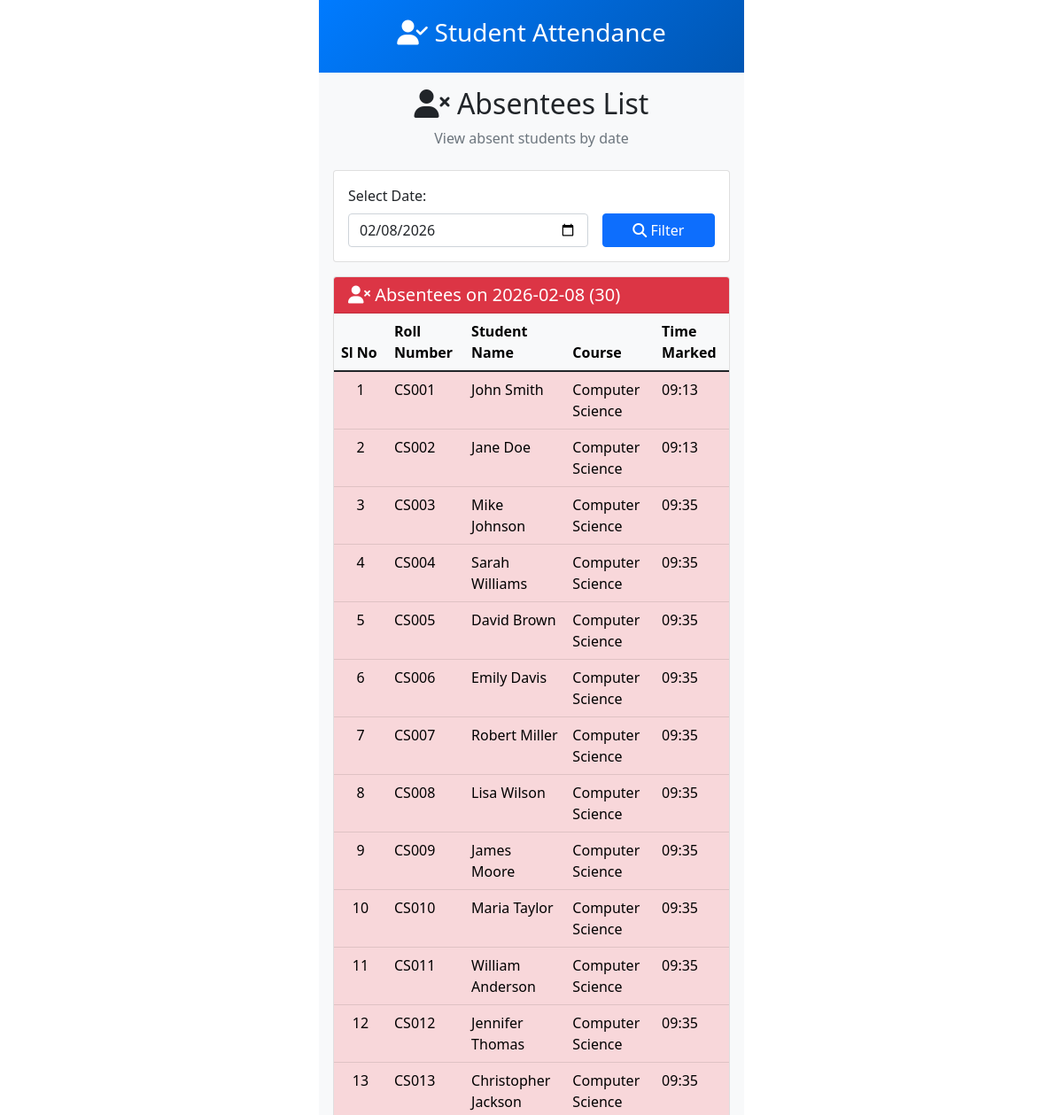
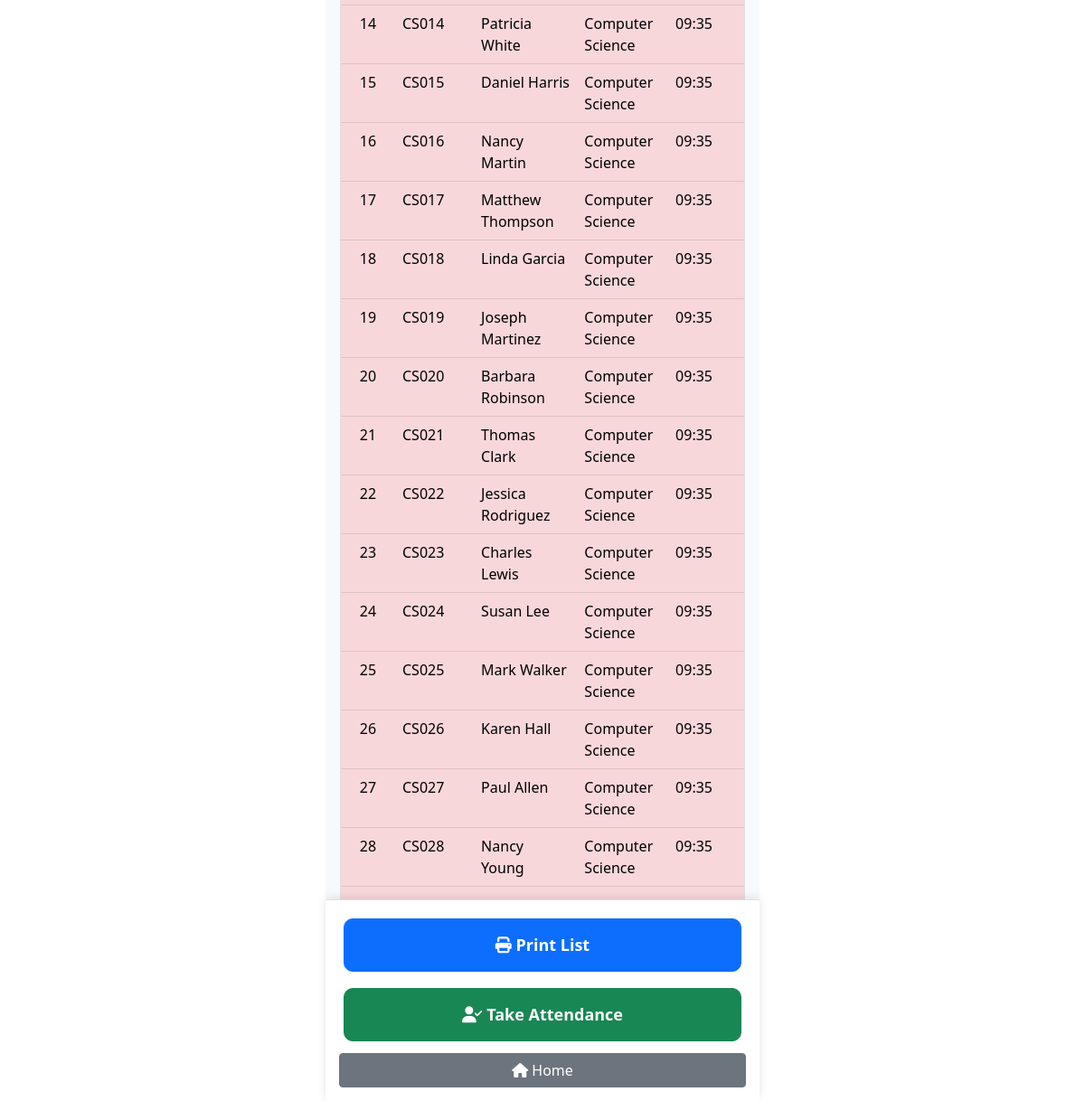
/absentees-list/, run on the app's committed database (2 pictures, top to bottom).
### attendance/models.py (models this page shows, shortened)
class Absence(models.Model):
    student = models.ForeignKey(Student, on_delete=models.CASCADE, related_name='absences')
    date_time = models.DateTimeField(default=timezone.now)
    class Meta:
        ordering = ['-date_time']

class Student(models.Model):
    student_name = models.CharField(max_length=100)
    roll_number = models.CharField(max_length=20, unique=True)
    course_name = models.CharField(max_length=100)
    created_at = models.DateTimeField(auto_now_add=True)
    class Meta:
        ordering = ['roll_number']

### attendance/views.py (the view)
# urls.py: path('absentees-list/', views.absentees_list, name='absentees_list'),
def absentees_list(request):
    date_filter = request.GET.get('date')
    if date_filter:
        try:
            filter_date = datetime.strptime(date_filter, '%Y-%m-%d').date()
            absent_students = Absence.objects.filter(
                date_time__date=filter_date
            ).select_related('student').order_by('student__roll_number')
        except ValueError:
            absent_students = Absence.objects.none()
    else:
        today = timezone.now().date()
        absent_students = Absence.objects.filter(
            date_time__date=today
        ).select_related('student').order_by('student__roll_number')
        filter_date = today
    return render(request, 'attendance/absentees_list.html', {
        'absent_students': absent_students,
        'filter_date': filter_date,
        'total_absent': absent_students.count()
    })

### attendance/templates/attendance/absentees_list.html (shortened to what this page needs)
{% extends 'attendance/base.html' %}
{% block content %}
<div class="text-center mb-4">
    <h2><i class="fas fa-user-times"></i> Absentees List</h2>
    <p class="text-muted">View absent students by date</p>
</div>
<div class="card mb-3">
    <div class="card-body">
        <form method="get" class="row g-3">
            <div class="col-8">
                <label for="date" class="form-label">Select Date:</label>
                <input type="date" class="form-control" id="date" name="date"
                       value="{{ filter_date|date:'Y-m-d' }}">
            </div>
            <div class="col-4 d-flex align-items-end">
                <button type="submit" class="btn btn-primary w-100">
                    <i class="fas fa-search"></i> Filter
                </button>
            </div>
        </form>
    </div>
</div>
<div class="card">
    <div class="card-header bg-danger text-white">
        <h5 class="mb-0">
            <i class="fas fa-user-times"></i> Absentees on {{ filter_date|date:'Y-m-d' }} ({{ total_absent }})
        </h5>
    </div>
    <div class="card-body p-0">
        {% if absent_students %}
            <div class="table-responsive">
                <table class="table table-hover mb-0">
                    <thead class="table-light">
                        <tr>
                            <th style="width: 60px;">Sl No</th>
                            <th>Roll Number</th>
                            <th>Student Name</th>
                            <th>Course</th>
                            <th>Time Marked</th>
                        </tr>
                    </thead>
                    <tbody>
                        {% for absence in absent_students %}
                            <tr class="table-danger">
                                <td class="text-center">{{ forloop.counter }}</td>
                                <td>{{ absence.student.roll_number }}</td>
                                <td>{{ absence.student.student_name }}</td>
                                <td>{{ absence.student.course_name }}</td>
                                <td>{{ absence.date_time|time:"H:i" }}</td>
                            </tr>
                        {% endfor %}
                    </tbody>
                </table>
            </div>
        {% else %}
            <div class="text-center py-4">
                <i class="fas fa-users text-success" style="font-size: 3rem;"></i>
                <h5 class="mt-3">No Absentees</h5>
                <p class="text-muted">All students were present on {{ filter_date|date:'Y-m-d' }}</p>
            </div>
        {% endif %}
    </div>
</div>
{% if absent_students %}
<div class="mt-3 text-center">
    <div class="alert alert-info">
        <strong>Summary:</strong> {{ total_absent }} student(s) absent on {{ filter_date|date:'Y-m-d' }}
    </div>
</div>
{% endif %}
{% endblock %}
{% block action_buttons %}
<div class="action-buttons">
    <div class="d-grid gap-2">
        <a href="{% url 'print_absentees' %}?date={{ filter_date|date:'Y-m-d' }}" class="btn btn-primary btn-action">
            <i class="fas fa-print"></i> Print List
        </a>
        <a href="{% url 'take_attendance' %}" class="btn btn-success btn-action">
            <i class="fas fa-user-check"></i> Take Attendance
        </a>
        <a href="{% url 'home' %}" class="btn btn-secondary">
            <i class="fas fa-home"></i> Home
        </a>
    </div>
</div>
{% endblock %}

### attendance/templates/attendance/base.html (style rules this page uses)
.action-buttons { position: fixed; bottom: 0; left: 50%; transform: translateX(-50%); width: 100%; max-width: 480px; background: white; padding: 15px; border-top: 1px solid #dee2e6; box-shadow: 0 -2px 10px rgba(0,0,0,0.1); }
.btn-action { padding: 15px; font-size: 18px; font-weight: bold; border-radius: 10px; margin: 5px; }

### data on the page
Absence: student.roll_number "CS001", student.student_name "John Smith", student.course_name "Computer Science", date_time "09:13"
Absence: student.roll_number "CS002", student.student_name "Jane Doe", student.course_name "Computer Science", date_time "09:13"
Absence: student.roll_number "CS003", student.student_name "Mike Johnson", student.course_name "Computer Science", date_time "09:35"
Absence: student.roll_number "CS004", student.student_name "Sarah Williams", student.course_name "Computer Science", date_time "09:35"
Absence: student.roll_number "CS005", student.student_name "David Brown", student.course_name "Computer Science", date_time "09:35"
Absence: student.roll_number "CS006", student.student_name "Emily Davis", student.course_name "Computer Science", date_time "09:35"
Absence: student.roll_number "CS007", student.student_name "Robert Miller", student.course_name "Computer Science", date_time "09:35"
Absence: student.roll_number "CS008", student.student_name "Lisa Wilson", student.course_name "Computer Science", date_time "09:35"
Absence: student.roll_number "CS009", student.student_name "James Moore", student.course_name "Computer Science", date_time "09:35"
Absence: student.roll_number "CS010", student.student_name "Maria Taylor", student.course_name "Computer Science", date_time "09:35"
Absence: student.roll_number "CS011", student.student_name "William Anderson", student.course_name "Computer Science", date_time "09:35"
Absence: student.roll_number "CS012", student.student_name "Jennifer Thomas", student.course_name "Computer Science", date_time "09:35"
Absence: student.roll_number "CS013", student.student_name "Christopher Jackson", student.course_name "Computer Science", date_time "09:35"
Absence: student.roll_number "CS014", student.student_name "Patricia White", student.course_name "Computer Science", date_time "09:35"
Absence: student.roll_number "CS015", student.student_name "Daniel Harris", student.course_name "Computer Science", date_time "09:35"
Absence: student.roll_number "CS016", student.student_name "Nancy Martin", student.course_name "Computer Science", date_time "09:35"
Absence: student.roll_number "CS017", student.student_name "Matthew Thompson", student.course_name "Computer Science", date_time "09:35"
Absence: student.roll_number "CS018", student.student_name "Linda Garcia", student.course_name "Computer Science", date_time "09:35"
Absence: student.roll_number "CS019", student.student_name "Joseph Martinez", student.course_name "Computer Science", date_time "09:35"
Absence: student.roll_number "CS020", student.student_name "Barbara Robinson", student.course_name "Computer Science", date_time "09:35"
Absence: student.roll_number "CS021", student.student_name "Thomas Clark", student.course_name "Computer Science", date_time "09:35"
Absence: student.roll_number "CS022", student.student_name "Jessica Rodriguez", student.course_name "Computer Science", date_time "09:35"
Absence: student.roll_number "CS023", student.student_name "Charles Lewis", student.course_name "Computer Science", date_time "09:35"
Absence: student.roll_number "CS024", student.student_name "Susan Lee", student.course_name "Computer Science", date_time "09:35"
Absence: student.roll_number "CS025", student.student_name "Mark Walker", student.course_name "Computer Science", date_time "09:35"
Absence: student.roll_number "CS026", student.student_name "Karen Hall", student.course_name "Computer Science", date_time "09:35"
Absence: student.roll_number "CS027", student.student_name "Paul Allen", student.course_name "Computer Science", date_time "09:35"
Absence: student.roll_number "CS028", student.student_name "Nancy Young", student.course_name "Computer Science", date_time "09:35"

### other printed values
{{ total_absent }} "30"
